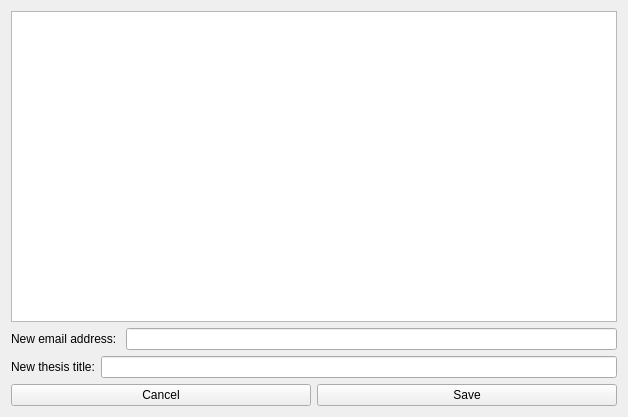
<?xml version="1.0" encoding="UTF-8"?>
<ui version="4.0">
 <class>EditStudentWindow</class>
 <widget class="QWidget" name="EditStudentWindow">
  <property name="geometry">
   <rect>
    <x>0</x>
    <y>0</y>
    <width>628</width>
    <height>417</height>
   </rect>
  </property>
  <property name="windowTitle">
   <string>EditStudentWindow</string>
  </property>
  <layout class="QGridLayout" name="gridLayout">
   <item row="0" column="0" colspan="2">
    <layout class="QVBoxLayout" name="verticalLayout">
     <item>
      <widget class="QListWidget" name="studentsListWidget"/>
     </item>
     <item>
      <layout class="QHBoxLayout" name="horizontalLayout">
       <item>
        <widget class="QLabel" name="emailLabel">
         <property name="text">
          <string>New email address: </string>
         </property>
        </widget>
       </item>
       <item>
        <widget class="QLineEdit" name="emailLineEdit"/>
       </item>
      </layout>
     </item>
     <item>
      <layout class="QHBoxLayout" name="horizontalLayout_2">
       <item>
        <widget class="QLabel" name="titleLabel">
         <property name="text">
          <string>New thesis title:</string>
         </property>
        </widget>
       </item>
       <item>
        <widget class="QLineEdit" name="titleLineEdit"/>
       </item>
      </layout>
     </item>
    </layout>
   </item>
   <item row="1" column="0">
    <widget class="QPushButton" name="cancelPushButton">
     <property name="text">
      <string>Cancel</string>
     </property>
    </widget>
   </item>
   <item row="1" column="1">
    <widget class="QPushButton" name="savePushButton">
     <property name="text">
      <string>Save</string>
     </property>
    </widget>
   </item>
  </layout>
 </widget>
 <resources/>
 <connections/>
</ui>
